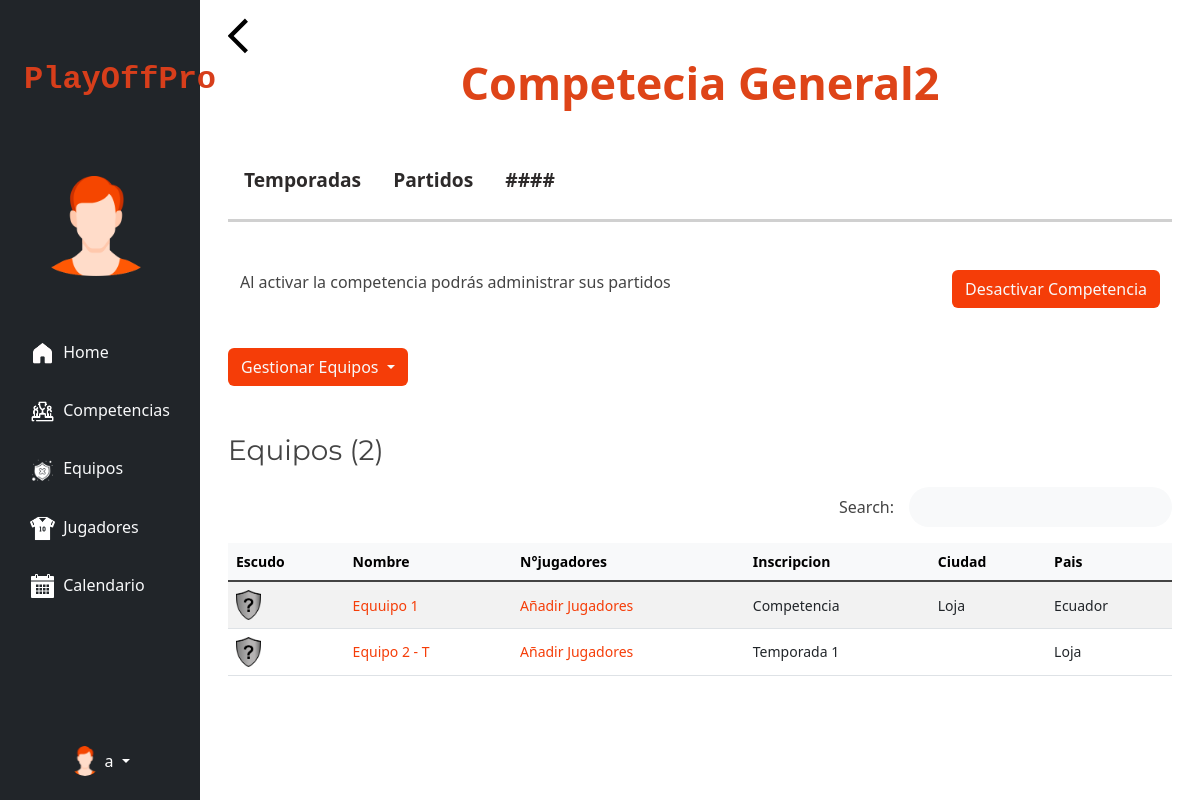
Page /competitions/4/ (signed in) on the earlier database version.
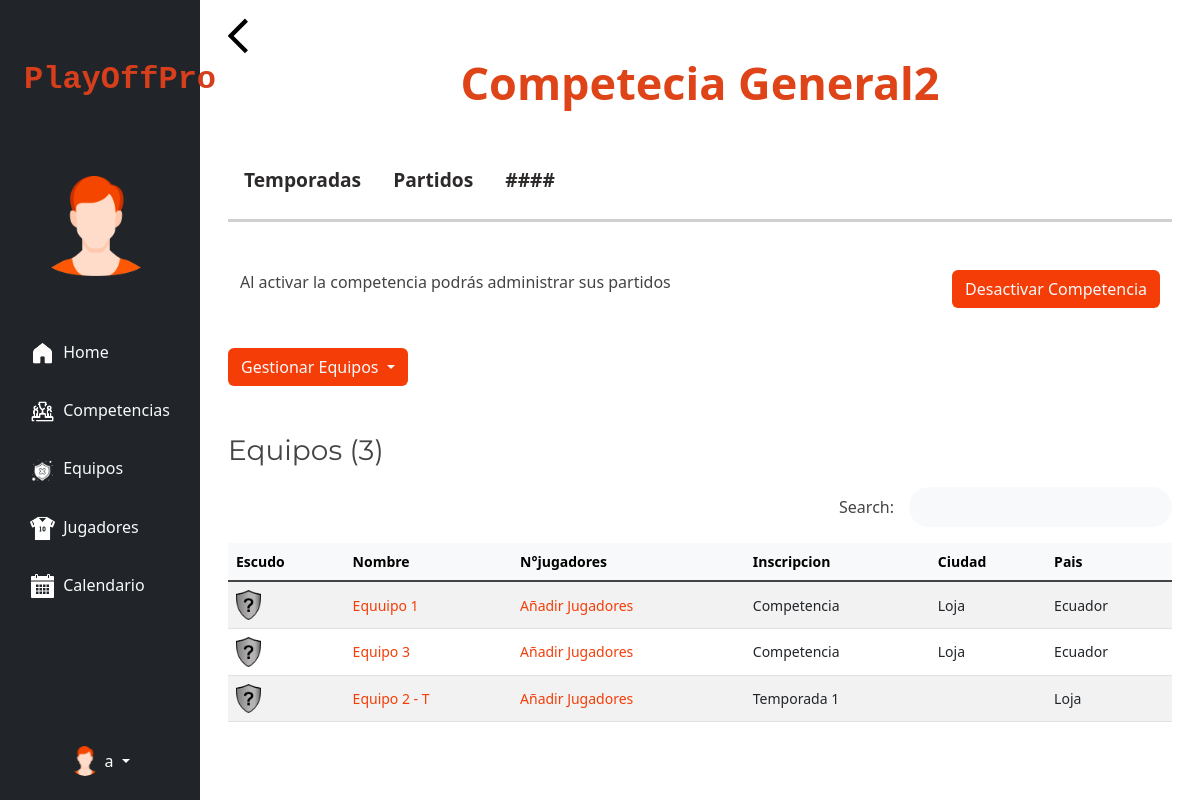
Same page on the later database version.
### myapp/models.py (models this page shows, shortened)
class Team(models.Model):
    name = models.CharField(max_length=50)
    city = models.CharField(max_length=50, blank=True)
    country = models.CharField(max_length=50, blank=True)
    image = models.ImageField(upload_to='team_images/', blank=True, null=True)
    user = models.ForeignKey(User, on_delete=models.CASCADE, null=True, related_name='teams')
    competition = models.ManyToManyField(Competition, through='Inscription', related_name='teams')
    groups = models.ManyToManyField(Group, related_name='teams', blank=True)
    seasons = models.ManyToManyField(Season, through='TeamSeasonInscription', related_name='teams')

class Season(models.Model):
    name = models.CharField(max_length=50)
    date_start = models.DateField(null=True)
    date_end = models.DateField(blank=True, null=True)
    competition = models.ForeignKey(Competition, on_delete=models.CASCADE, related_name='seasons', null=True)
    number_grups = models.IntegerField(default=0)

### myapp/views.py (the view)
# urls.py: path('competitions/<int:id>/', views.competition_detail, name='competition_detail'),
@login_required
def competition_detail(request, id):
    competition = get_object_or_404(Competition, pk=id)
    seasons = Season.objects.filter(competition=competition)
    teams = Team.objects.filter(competition=competition, user=request.user)  # Filtrar por el usuario actual
    all_teams = Team.objects.exclude(competition=competition)  # Todos los equipos que no están en la competencia
    teams_in_seasons = Team.objects.filter(teamseasoninscription__season__competition=competition, user=request.user)
    n_total_teams = len(teams) + len(teams_in_seasons)
    return render(request, 'competition_detail.html', {
        'competition': competition,
        'teams': teams,
        'all_teams': all_teams,
        'seasons': seasons,
        'teams_in_seasons': teams_in_seasons,
        'n_total_teams': n_total_teams,
    })

### myapp/templates/competition_detail.html (shortened to what the changed rows need)
{% extends 'base.html' %}
{% block content %}
    {% load static %}
    <head>
    </head>
    <body>
    <div class="row">
        <h1 class="mb-5 text-center "
            style="color: #de4418; font-weight: bold;  font-size: 45px">{{ competition.name }}</h1>
    </div>
    <main class="mt-5">
        <h3>Equipos ({{ n_total_teams }})</h3>
        <div class="d-flex justify-content-end mb-3">
            <form class="d-none d-sm-inline-block form-inline mr-2 mr-md-3 my-2 my-md-0 mw-100">
            </form>
        </div>
        <table class="table table-hover table-striped" id="team_table">
            <thead class="table-light">
            <tr>
                <th scope="col">Escudo</th>
                <th scope="col">Nombre</th>
                <th scope="col">N°jugadores</th>
                <th scope="col">Inscripcion</th>
                <th scope="col">Ciudad</th>
                <th scope="col">Pais</th>
            </tr>
            </thead>
            <tbody class="table-group-divider">
            {% for team in teams %}
                <tr data-team-id="{{ team.id }}">
                    <td>
                        {% if team.image %}
                            <img src="{{ team.image.url }}" width="25px" alt="{{ team.name }}">
                        {% else %}
                            <img src="{% static 'img/team_default.png' %} " width="25px"
                                 alt="{{ team.name }}">
                        {% endif %}
                    </td>
                    <td><a href="{% url 'teams_detail' team.id %}">{{ team.name }}</a></td>
                    <td><a href="{% url 'inscription_team' competition.id team.id %}">Añadir Jugadores</a></td>
                    <td>Competencia</td>
                    <td>{{ team.city }}</td>
                    <td>{{ team.country }}</td>
                </tr>
            {% empty %}
                <tr>
                    <td colspan="5">No hay equipos inscritos en la competencia.</td>
                </tr>
            {% endfor %}
            {% for team in teams_in_seasons %}
                <tr data-team-id="{{ team.id }}">
                    <td>
                        {% if team.image %}
                            <img src="{{ team.image.url }}" width="25px" alt="{{ team.name }}">
                        {% else %}
                            <img src="{% static 'img/team_default.png' %} " width="25px"
                                 alt="{{ team.name }}">
                        {% endif %}
                    </td>
                    <td><a href="{% url 'teams_detail' team.id %}">{{ team.name }}</a></td>
                    <td><a href="{% url 'inscription_team' competition.id team.id %}">Añadir Jugadores</a></td>
                    <td>{% for season in team.seasons.all %}
                        {{ season.name }}{% if not forloop.last %}, {% endif %}
                    {% endfor %}</td>
                    <td>{{ team.status }}</td>
                    <td>{{ team.city }}</td>
                </tr>
            {% endfor %}
            </tbody>
        </table>
    </main>
{% endblock %}

Differences in the rows shown:
added Team: name "Equipo 3", city "Loja", country "Ecuador", shown under "Equipos (3)"
Other differences:
{{ n_total_teams }}: "2" → "3"
